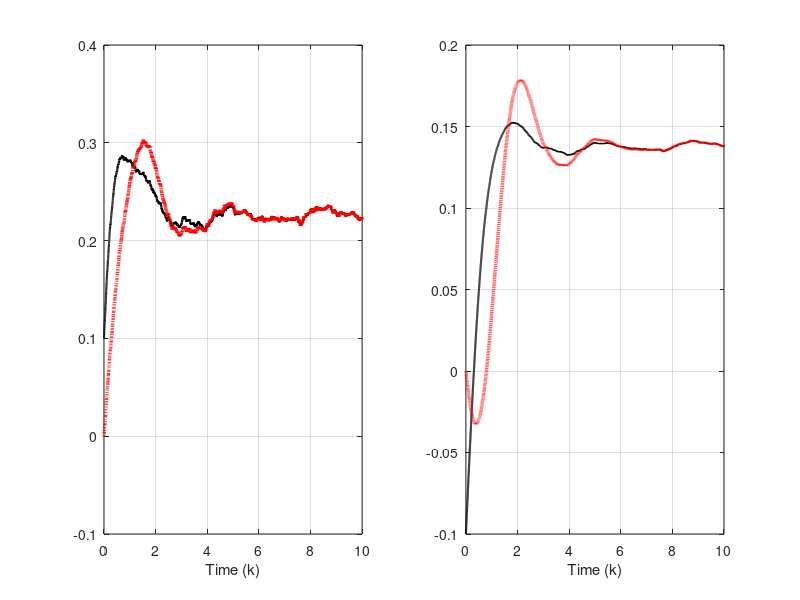

This chart was generated by the following MATLAB code:
function estRes
 
% System matrices and initial condition
A = [-1, -2; 1, -2];
B = [1; 0.1];
C = [1, 0]; 

n = size(A,1);
m = size(B,2); 
p = size(C,1);

x0 = [0.1 ; -0.1];
 

%observer gain
L = [ 1.2266;     2.0277];

% Responds....
kMax = 10000;
dt = 0.001; 
Id = eye(2);

x(:,1) = x0;
hx(:,1) = [0; 0];

for k=1:kMax  
    u(:, k) = rand(1);
    y(:, k) = C*x(:,k);
    x(:, k+1) = (Id + A*dt)*x(:, k) + B*dt*u(:,k);

    hy(:, k) = C*hx(:,k);
    hx(:, k+1) = (Id + A*dt)*hx(:, k) + B*dt*u(:,k) - L*dt*(y(:,k) - hy(:,k));    
end  

%
figure

subplot(1,2,1)
title('(a)')
plot( [0:kMax]*dt, x(1,:), 'k', 'linewidth', 1.5);
hold on
plot( [0:kMax]*dt, hx(1,:), 'r:', 'linewidth', 2.5);
xlabel('Time (k)')
grid on

subplot(1,2,2)
title('(b)')
plot( [0:kMax]*dt, x(2,:), 'k', 'linewidth', 1.5);
hold on
plot( [0:kMax]*dt, hx(2,:), 'r:', 'linewidth', 2.5);
xlabel('Time (k)')
grid on

 
 